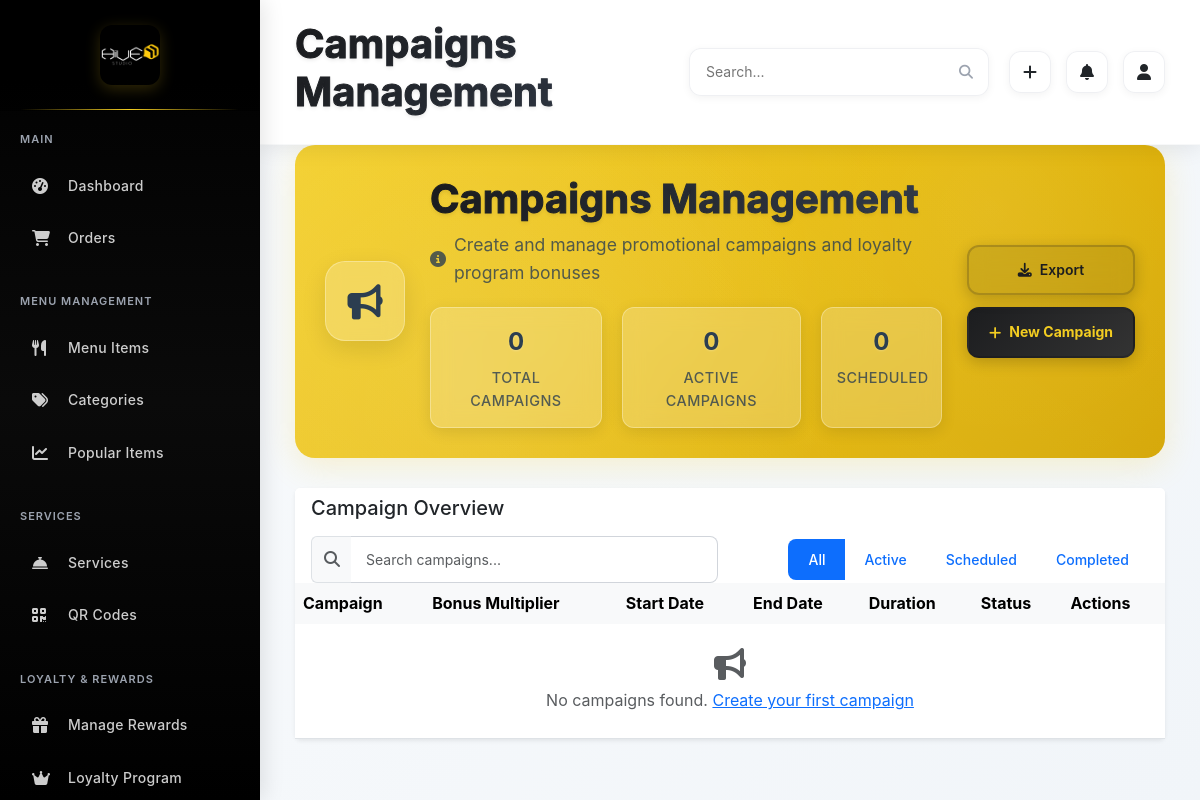
Page /admin/campaigns-management (signed in) on the earlier database version.
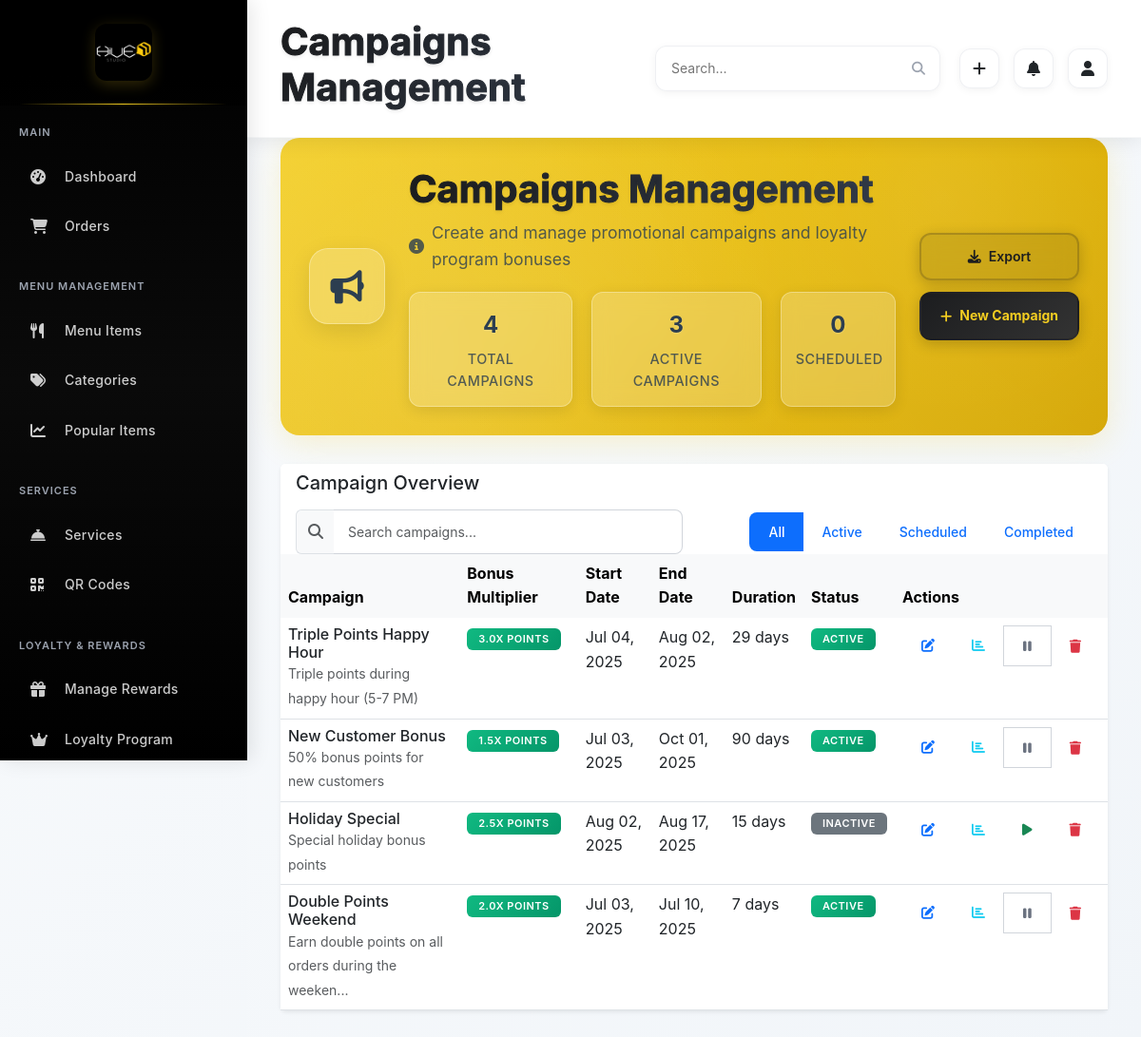
Same page on the later database version.
### app/models.py (models this page shows, shortened)
class PromotionalCampaign(db.Model):
    __tablename__ = 'promotional_campaigns'
    campaign_id = db.Column(db.Integer, primary_key=True)
    name = db.Column(db.String(100), nullable=False)
    description = db.Column(db.Text, nullable=True)
    bonus_multiplier = db.Column(db.Float, nullable=False, default=1.0)
    start_date = db.Column(db.DateTime, nullable=False)
    end_date = db.Column(db.DateTime, nullable=False)
    conditions = db.Column(db.Text, nullable=True)
    status = db.Column(db.Enum('active', 'inactive', 'expired', name='campaign_status'),
                      nullable=False, default='active')
    created_at = db.Column(db.DateTime, default=datetime.utcnow)

### app/modules/admin/routes.py (the view)
@bp.route('/campaigns-management')
@login_required
def campaigns_management():
    if not current_user.is_admin():
        return redirect(url_for('main.index'))
    page = request.args.get('page', 1, type=int)
    per_page = 20
    campaigns = PromotionalCampaign.query.order_by(
        PromotionalCampaign.created_at.desc()
    ).paginate(page=page, per_page=per_page, error_out=False)
    total_campaigns = PromotionalCampaign.query.count()
    active_campaigns = PromotionalCampaign.query.filter_by(status='active').count()
    inactive_campaigns = PromotionalCampaign.query.filter_by(status='inactive').count()
    expired_campaigns = PromotionalCampaign.query.filter_by(status='expired').count()
    return render_template('campaigns_management.html',
                         campaigns=campaigns,
                         total_campaigns=total_campaigns,
                         active_campaigns=active_campaigns,
                         inactive_campaigns=inactive_campaigns,
                         expired_campaigns=expired_campaigns,
                         datetime=datetime)

### app/extensions.py (called while the page is built)
def init_extensions(app):
    db.init_app(app)
    login_manager.init_app(app)
    migrate.init_app(app, db)
    socketio.init_app(app, cors_allowed_origins="*")
    csrf.init_app(app)
    login_manager.login_view = 'auth.login'
    login_manager.login_message = 'Please log in to access this page.'
    login_manager.login_message_category = 'info'
    @login_manager.user_loader
    def load_user(user_id):
        from app.models import User
        return User.query.get(int(user_id))

### app/models.py (called while the page is built)
    def is_admin(self):
        return self.role == 'admin'

### app/modules/admin/templates/campaigns_management.html (shortened to what the changed rows need)
{% extends "base.html" %}
{% block page_title %}Campaigns Management{% endblock %}
{% block content %}
<div class="page-header">
    <div class="header-content">
        <div class="header-text">
            <h1 class="page-title">Campaigns Management</h1>
            <div class="header-stats">
                <div class="stat-item">
                    <span class="stat-number">{{ total_campaigns if total_campaigns else 0 }}</span>
                    <span class="stat-label">Total Campaigns</span>
                </div>
                <div class="stat-item">
                    <span class="stat-number">{{ active_campaigns if active_campaigns else 0 }}</span>
                    <span class="stat-label">Active Campaigns</span>
                </div>
            </div>
        </div>
    </div>
</div>
<div class="card border-0 shadow-sm">
    <div class="card-body p-0">
        <div class="table-responsive">
            <table class="table table-hover mb-0">
                <thead class="table-light">
                    <tr>
                        <th class="border-0">Campaign</th>
                        <th class="border-0">Bonus Multiplier</th>
                        <th class="border-0">Start Date</th>
                        <th class="border-0">End Date</th>
                        <th class="border-0">Duration</th>
                        <th class="border-0">Status</th>
                        <th class="border-0">Actions</th>
                    </tr>
                </thead>
                <tbody>
                    {% for campaign in campaigns.items %}
                    <tr>
                        <td>
                            <div>
                                <h6 class="mb-0">{{ campaign.name }}</h6>
                                <small class="text-muted">{{ campaign.description[:50] if campaign.description else 'No description' }}{% if campaign.description and campaign.description|length > 50 %}...{% endif %}</small>
                            </div>
                        </td>
                        <td>
                            <span class="badge bg-success">
                                {{ campaign.bonus_multiplier }}x Points
                            </span>
                        </td>
                        <td>{{ campaign.start_date.strftime('%b %d, %Y') if campaign.start_date else 'N/A' }}</td>
                        <td>{{ campaign.end_date.strftime('%b %d, %Y') if campaign.end_date else 'N/A' }}</td>
                        <td>
                            {% if campaign.start_date and campaign.end_date %}
                                {% set duration = (campaign.end_date - campaign.start_date).days %}
                                {{ duration }} day{{ 's' if duration != 1 else '' }}
                            {% else %}
                                N/A
                            {% endif %}
                        </td>
                        <td>
                            {% set now = datetime.utcnow() %}
                            {% if campaign.status == 'active' and campaign.start_date and campaign.end_date %}
                                {% if campaign.start_date <= now <= campaign.end_date %}
                                    <span class="badge bg-success">Active</span>
                                {% elif campaign.start_date > now %}
                                    <span class="badge bg-warning">Scheduled</span>
                                {% else %}
                                    <span class="badge bg-secondary">Expired</span>
                                {% endif %}
                            {% else %}
                                <span class="badge bg-secondary">{{ campaign.status.title() }}</span>
                            {% endif %}
                        </td>
                        <td>
                            <div class="btn-group" role="group">
                                <a href="{{ url_for('admin.edit_campaign', campaign_id=campaign.campaign_id) }}" class="btn btn-sm btn-outline-primary" title="Edit Campaign">
                                    <i class="fas fa-edit"></i>
                                </a>
                                <a href="{{ url_for('admin.campaign_statistics', campaign_id=campaign.campaign_id) }}" class="btn btn-sm btn-outline-info" title="View Statistics">
                                    <i class="fas fa-chart-bar"></i>
                                </a>
                                <button class="btn btn-sm btn-outline-{{ 'secondary' if campaign.status == 'active' else 'success' }}" onclick="toggleCampaign('{{ campaign.campaign_id }}')" title="{{ 'Deactivate' if campaign.status == 'active' else 'Activate' }} Campaign">
                                    <i class="fas fa-{{ 'pause' if campaign.status == 'active' else 'play' }}"></i>
                                </button>
                                <button class="btn btn-sm btn-outline-danger" onclick="deleteCampaign('{{ campaign.campaign_id }}')" title="Delete Campaign">
                                    <i class="fas fa-trash"></i>
                                </button>
                            </div>
                        </td>
                    </tr>
                    {% else %}
                    <tr>
                        <td colspan="7" class="text-center text-muted py-4">
                            <i class="fas fa-bullhorn fa-2x mb-2"></i>
                            <br>
                            No campaigns found. <a href="{{ url_for('admin.add_campaign') }}">Create your first campaign</a>
                        </td>
                    </tr>
                    {% endfor %}
                </tbody>
            </table>
        </div>
    </div>
</div>
{% endblock %}

Differences in the rows shown:
added PromotionalCampaign: name "Triple Points Happy Hour", description "Triple points during happy hour (5-7 PM)", bonus_multiplier "3.0", start_date "Jul 04, 2025", end_date "Aug 02, 2025", duration "29", value "s", status "ACTIVE"
added PromotionalCampaign: name "New Customer Bonus", description "50% bonus points for new customers", bonus_multiplier "1.5", start_date "Jul 03, 2025", end_date "Oct 01, 2025", duration "90", value "s", status "ACTIVE"
added PromotionalCampaign: name "Holiday Special", description "Special holiday bonus points", bonus_multiplier "2.5", start_date "Aug 02, 2025", end_date "Aug 17, 2025", duration "15", value "s", status "INACTIVE"
added PromotionalCampaign: name "Double Points Weekend", description "Earn double points on all orders during the weeken", bonus_multiplier "2.0", start_date "Jul 03, 2025", end_date "Jul 10, 2025", duration "7", value "s", status "ACTIVE"
Other differences:
{{ total_campaigns if total_campaigns else 0 }}: "0" → "4"
{{ active_campaigns if active_campaigns else 0 }}: "0" → "3"
text no longer shown: "No campaigns found. Create your first campaign"
